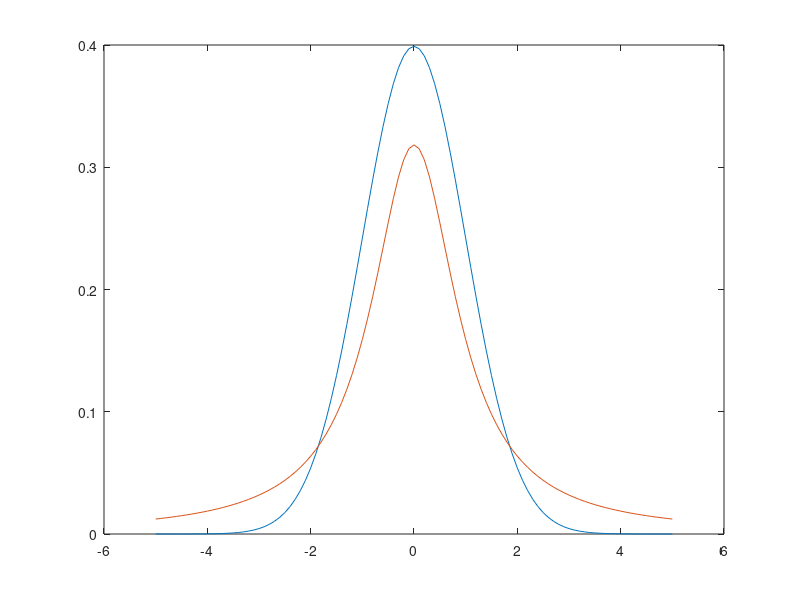

The MATLAB script that drew this image:
clc;
clear all;
x=[-5:.1:5];
z=normpdf(x,0,1);
figure
plot(x,z)
hold on
y1=tpdf(x,1); plot(x,y1);
% y2=tpdf(x,5); plot(x,y2);
% y3=tpdf(x,10); plot(x,y3);
% y4=tpdf(x,30); plot(x,y4);